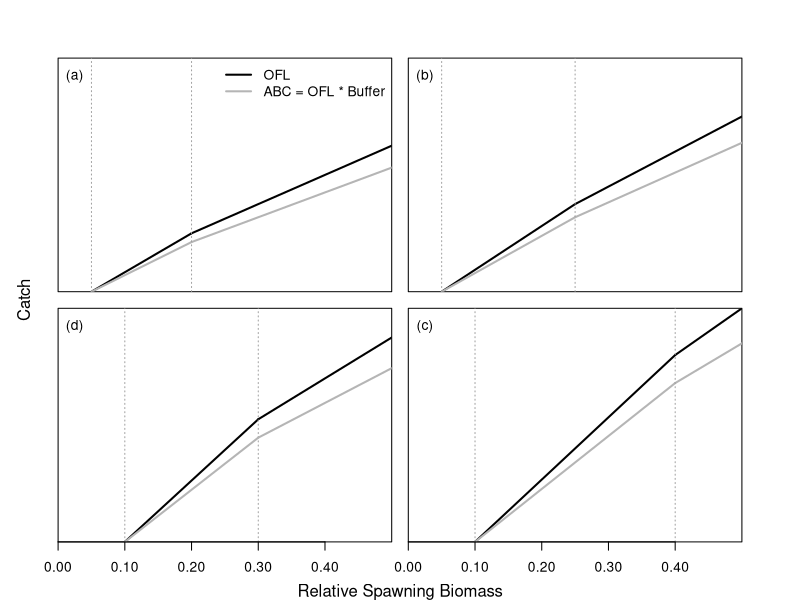

R code for this plot:
low = 0.05; high = 0.25
step = 0.05
bio<- seq(0,100,5)
depl<-bio/bio[length(bio)]	


yield <- function(low, high, f){
	
	z1 = length(seq(0.05, low, step))+1 ; z2 = length(seq(0.05, high, step))+1
	f.vec  <- rep(f,12)
	ofl    <- f*bio
	buffer <- 0.85 #Value used to make plotting better
	abc    <- ofl*buffer
	
	f.adj<-(f*(seq(low, high, step)-low)*high)/((high - low)*seq(low, high, step))
	#ofl[z1:z2] <- f.adj*bio[z1:z2]
	abc.hcr <- f.adj*bio[z1:z2]*buffer
	ofl.hcr <- f.adj*bio[z1:z2]

	out <-NULL
	out$ofl <- ofl
	out$abc <- abc
	out$abc.hcr <- abc.hcr
	out$ofl.hcr <- ofl.hcr
	out$z1  <- z1
	out$z2  <- z2
	return(out)
}


fspr<-expression(F[SPR])
print.letter <- function(label="(a)",xy=c(0.1,0.925),...) {   #... means any new parameters are copied faithfully to text() below
  tmp <- par("usr")
  text.x <- tmp[1]+xy[1]*diff(tmp[1:2])   #x position, diff=difference
  text.y <- tmp[3]+xy[2]*diff(tmp[3:4])   #y position
  text(x=text.x, y=text.y, labels=label, ...)             
}

setwd("C:/PhD/Chapter4/WriteUp/Plots")
png(filename = "HCR.png", width = 6.7, height = 6, units = 'in', res = 256)
par(mfrow = c(2,2), mar = rep(0.50, 4), oma = c(3,3,3,3))
abc.col = "grey71"; ofl.col = 1 ; t.col = "grey63"
# 20-05 ==========================================================
low = 0.05; high = 0.20; f = 0.25
out <- yield(low, high, f); z1 = out$z1 ; z2 = out$z2
plot(seq(high,1, step), out$ofl[z2:length(out$ofl)],,type='l',ylim=c(0, 20),xlim=c(0,0.50),
     axes=F,ylab="",xlab="",xaxs="i",yaxs="i", lwd=2, cex.axis=1.2, col = ofl.col)
box()
lines(seq(low,high,step), out$ofl.hcr, lty = 1, lwd = 2, col = ofl.col)
#lines(seq(0,1,step), out$ofl, lty = 4, col = ofl.col)
# abc
lines(seq(high,1,step), out$abc[z2:length(out$abc)], lty = 1, lwd = 2, col = abc.col)
#lines(seq(0,1,step), out$abc, lty = 4, lwd = 1, col = abc.col)
lines(seq(low,high,step), out$abc.hcr, lty = 1, lwd = 2, col = abc.col)
lines(rep(low, 2), c(0, 20), lty = 3, col = t.col)
lines(rep(high, 2), c(0, 20), lty = 3, col = t.col)
#lines(rep(low, 2), c(0, out$ofl[z1]), lty = 3, col = t.col)
#lines(rep(high, 2), c(0, out$ofl[z2]), lty = 3, col = t.col)
#abline(v = high, lty = 3, col = t.col); abline(v = low, lty = 3, col = t.col)
#axis(side=1,at=seq(0.1,0.40,.1), labels=c("0.10", "0.20", "0.30", "0.40"), cex.axis = 1)
print.letter(label = "(a)", xy = c(0.05, 0.92), cex = 1)
mtext(side=1,"Relative Spawning Biomass",line=2, cex=1, outer = T)
legend("topright", bty ='n', lty = c(1,1), col = c(ofl.col, abc.col), lwd = c(2,2), cex = 1,
	legend = c("OFL", "ABC = OFL * Buffer"))

# 25-5 ==========================================================
low = 0.05; high = 0.25; f=0.30
out <- yield(low, high, f); z1 = out$z1 ; z2 = out$z2
plot(seq(high,1, step), out$ofl[z2:length(out$ofl)],,type='l',ylim=c(0, 20),xlim=c(0,0.50),
     axes=F,ylab="",xlab="",xaxs="i",yaxs="i",lwd=2,cex.axis=1.2, col=ofl.col)
box()
lines(seq(low,high,step), out$ofl.hcr, lty = 1, lwd = 2, col = ofl.col)
#lines(seq(0,1,step), out$ofl, lty = 4, col = ofl.col)
# abc
lines(seq(high,1,step), out$abc[z2:length(out$abc)], lty = 1, lwd = 2, col = abc.col)
#lines(seq(0,1,step), out$abc, lty = 4, lwd = 1, col = abc.col)
lines(seq(low,high,step), out$abc.hcr, lty = 1, lwd = 2, col = abc.col)
lines(rep(low, 2), c(0, 20), lty = 3, col = t.col)
lines(rep(high, 2), c(0, 20), lty = 3, col = t.col)
#lines(rep(low, 2), c(0, out$ofl[z1]), lty = 3, col = t.col)
#lines(rep(high, 2), c(0, out$ofl[z2]), lty = 3, col = t.col)
#axis(side=1,at=seq(0.1,0.40,.1), labels=c("0.10", "0.20", "0.30", "0.40"), cex.axis = 1)
#abline(v = high, lty = 3, col = t.col); abline(v = low, lty = 3, col = t.col)
print.letter(label = "(b)", xy = c(0.05, 0.92), cex = 1)

# 30-10 ==========================================================
low = 0.10; high = 0.30; f = 0.35
out <- yield(low, high, f); z1 = out$z1 ; z2 = out$z2
plot(seq(high,1, step), out$ofl[z2:length(out$ofl)],,type='l',ylim=c(0, 20),xlim=c(0,0.50),
     axes=F,ylab="",xlab="",xaxs="i",yaxs="i",lwd=2,cex.axis=1.2, col = ofl.col)
box()
lines(seq(low,high,step), out$ofl.hcr, lty = 1, lwd = 2, col = ofl.col)
#lines(seq(0,1,step), out$ofl, lty = 4, col = ofl.col)
# abc
lines(seq(high,1,step), out$abc[z2:length(out$abc)], lty = 1, lwd = 2, col = abc.col)
#lines(seq(0,1,step), out$abc, lty = 4, lwd = 1, col = abc.col)
lines(rep(low, 2), c(0, 20), lty = 3, col = t.col)
lines(rep(high, 2), c(0, 20), lty = 3, col = t.col)
lines(seq(low,high,step), out$abc.hcr, lty = 1, lwd = 2, col = abc.col)
#lines(rep(low, 2), c(0, out$ofl[z1]), lty = 3, col = t.col)
#lines(rep(high, 2), c(0, out$ofl[z2]), lty = 3, col = t.col)
#abline(v = high, lty = 3, col = t.col); abline(v = low, lty = 3, col = t.col)
axis(side=1,at=seq(0,0.4,.1), labels=c("0.00", "0.10", "0.20", "0.30", "0.40"), cex.axis = 1)
mtext(side=2,"Catch",line=1, cex=1, outer = T)
print.letter(label = "(d)", xy = c(0.05, 0.92), cex = 1)

# 40-10 ==========================================================
low = 0.10; high = 0.40; f = 0.40
out <- yield(low, high, f); z1 = out$z1 ; z2 = out$z2
plot(seq(high,1, step), out$ofl[z2:length(out$ofl)],,type='l',ylim=c(0, 20),xlim=c(0,0.50),
     axes=F,ylab="",xlab="",xaxs="i",yaxs="i",lwd=2,cex.axis=1.2, col = ofl.col)
box()
lines(seq(low,high,step), out$ofl.hcr, lty = 1, lwd = 2, col = ofl.col)
#lines(seq(0,1,step), out$ofl, lty = 4, col = ofl.col)
# abc
lines(seq(high,1,step), out$abc[z2:length(out$abc)], lty = 1, lwd = 2, col = abc.col)
#lines(seq(0,1,step), out$abc, lty = 4, lwd = 1, col = abc.col)
lines(seq(low,high,step), out$abc.hcr, lty = 1, lwd = 2, col = abc.col)
lines(rep(low, 2), c(0, 20), lty = 3, col = t.col)
lines(rep(high, 2), c(0, 20), lty = 3, col = t.col)
#lines(rep(low, 2), c(0, out$ofl[z1]), lty = 3, col = t.col)
#lines(rep(high, 2), c(0, out$ofl[z2]), lty = 3, col = t.col)
axis(side=1,at=seq(0,0.40,.1), labels=c("0.00","0.10", "0.20", "0.30", "0.40"), cex.axis = 1)
#abline(v = high, lty = 3, col = t.col); abline(v = low, lty = 3, col = t.col)
print.letter(label = "(c)", xy = c(0.05, 0.92), cex = 1)

dev.off()






